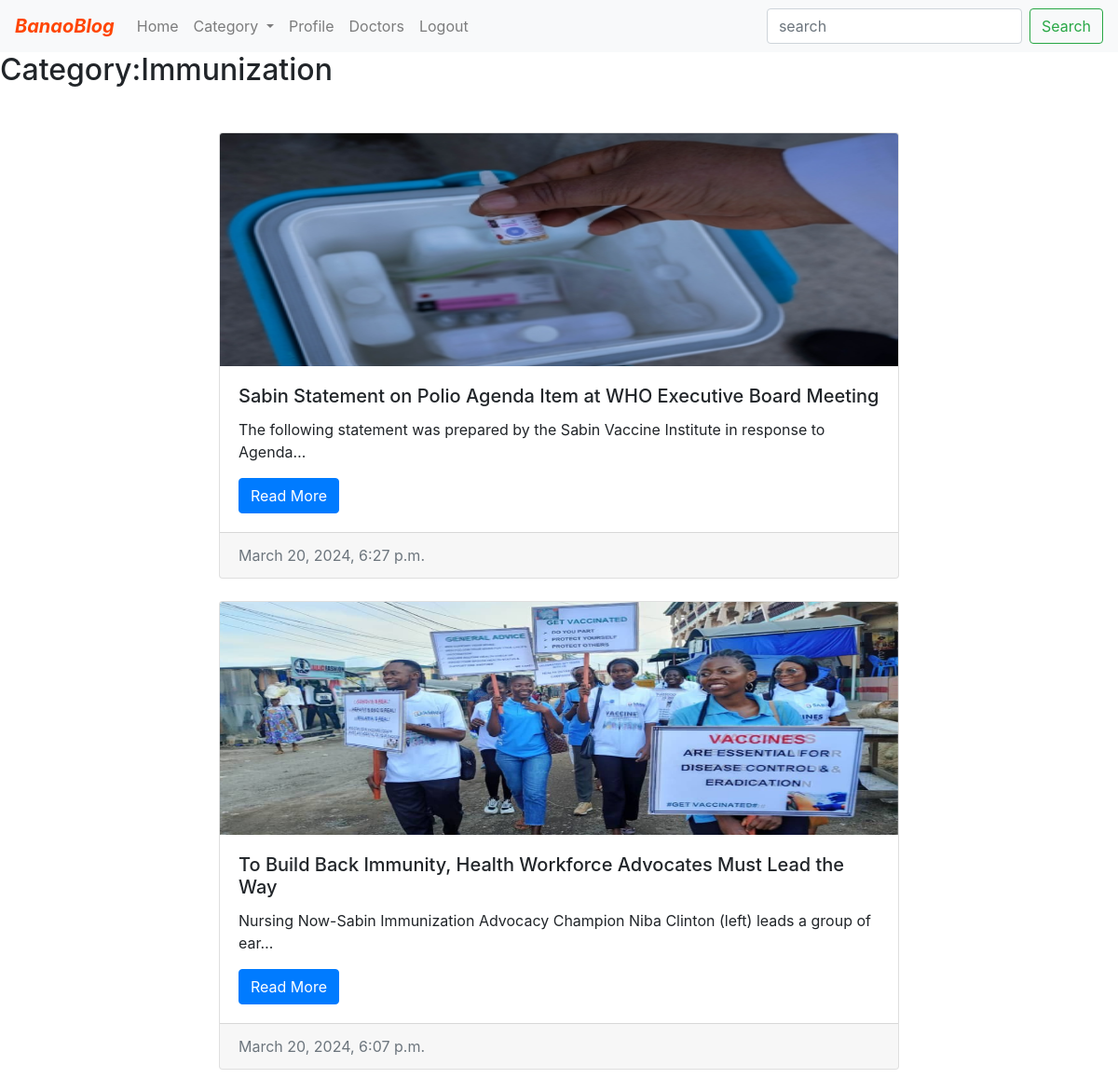
/blog/category/Immunization/ (signed in), run on the app's committed database.
### blog/models.py (models this page shows, shortened)
class Category(models.Model):
    name = models.CharField(max_length=30)

class Post(models.Model):
    title = models.CharField(max_length=255)
    summary=models.CharField(max_length=255,blank=True)
    image=models.ImageField(upload_to='blogimage',default=None)
    content = models.TextField()
    created_on = models.DateTimeField(auto_now_add=True)
    categories = models.ForeignKey(Category, on_delete=models.CASCADE)
    draft=models.BooleanField(default=False)
    author=models.CharField(max_length=255,default=False)

### blog/views.py (the view)
# urls.py: path("category/<str:category>/",views.postcategory,name="categorywise"),
@login_required(login_url="login")
def postcategory(request,category):
    users = request.user #the user
    account=Account.objects.get(user=users)
    categories=Category.objects.all()
    posts = Post.objects.filter(
        categories__name__contains=category
    ).order_by("-created_on")
    context = {
        "category": category,
        "posts": posts,
        "categories":categories,
        "user":account,
    }
    return render(request,"blog/blog.html",context)

### templates/blog/blog.html (shortened to what this page needs)
{% include './nav.html' %}
{% if category %}
<h2>Category:{{category}}</h2>
{% endif %}
<div class="container mt-5 ">
{% for post in posts %}
  <div class="row">
    <div class="col-md-8 mb-4">
      <div class="card">
        <img class="card-img-top" src="{{post.image.url}}" alt="Post Image">
        <div class="card-body">
          <h5 class="card-title">{{post.title}}</h5>
          <p class="card-text">{{post.summary|truncatechars:90}}</p>
          <a href="{% url 'blogdetails' post.id %}" class="btn btn-primary">Read More</a>
        </div>
        <div class="card-footer text-muted">
          {{post.created_on}}
        </div>
      </div>
    </div>
  </div>
{% endfor %}
</div>
</body>
</html>

### templates/blog/blog.html (style rules this page uses)
.row { align-items: center; justify-content: center; }
.card-img-top { height: 250px; width: 100%; }

### data on the page
Category: name "Immunization"
Post: image (picture), title "Sabin Statement on Polio Agenda Item at WHO Executive Board Meeting", summary "The following statement was prepared by the Sabin Vaccine Institute in response to Agenda…", created_on "March 20, 2024, 6:27 p.m."
Post: image (picture), title "To Build Back Immunity, Health Workforce Advocates Must Lead the Way", summary "Nursing Now-Sabin Immunization Advocacy Champion Niba Clinton (left) leads a group of ear…", created_on "March 20, 2024, 6:07 p.m."
